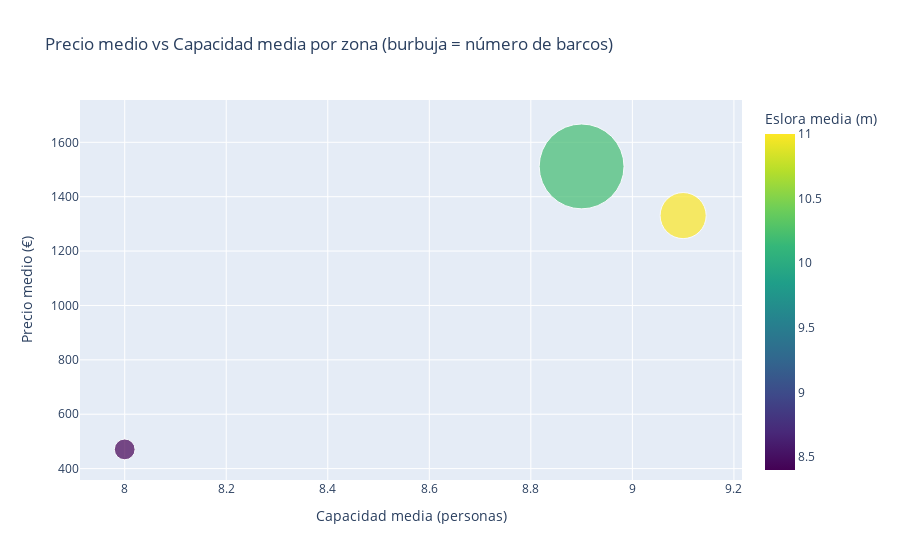

Here is the notebook cell this chart was saved with:
### Code cell
df_plot = pd.read_sql(query, engine)

# -----------------------------
#  Gráfico burbuja interactivo
# -----------------------------
fig = px.scatter(
    df_plot,
    x="capacidad_media",
    y="precio_medio",
    size="num_barcos",
    color="eslora_media",
    hover_name="ZONA_PROYECTO",
    size_max=60,
    color_continuous_scale="Viridis",
    labels={
        "capacidad_media": "Capacidad media (personas)",
        "precio_medio": "Precio medio (€)",
        "num_barcos": "Número de barcos",
        "eslora_media": "Eslora media (m)"
    },
    title="Precio medio vs Capacidad media por zona (burbuja = número de barcos)"
)

fig.show()

### Figure 1 — Plotly figure (JSON) as saved in the notebook; plotly's stock layout.template omitted (floating-point values rounded to 4 significant figures)
{"data": [{"hovertemplate": "<b>%{hovertext}</b><br><br>Capacidad media (personas)=%{x}<br>Precio medio (€)=%{y}<br>Número de barcos=%{marker.size}<br>Eslora media (m)=%{marker.color}<extra></extra>", "hovertext": ["Málaga", "Ibiza", "A Coruña"], "legendgroup": "", "marker": {"color": [11.0, 10.2, 8.4], "coloraxis": "coloraxis", "size": [192, 651, 39], "sizemode": "area", "sizeref": 0.1808, "symbol": "circle"}, "mode": "markers", "name": "", "orientation": "v", "showlegend": false, "type": "scatter", "x": [9.1, 8.9, 8.0], "xaxis": "x", "y": [1331.0, 1511.0, 470.7], "yaxis": "y"}], "layout": {"coloraxis": {"colorbar": {"title": {"text": "Eslora media (m)"}}, "colorscale": [[0, "#440154"], [0.1111, "#482878"], [0.2222, "#3e4989"], [0.3333, "#31688e"], [0.4444, "#26828e"], [0.5556, "#1f9e89"], [0.6667, "#35b779"], [0.7778, "#6ece58"], [0.8889, "#b5de2b"], [1, "#fde725"]]}, "legend": {"itemsizing": "constant", "tracegroupgap": 0}, "title": {"text": "Precio medio vs Capacidad media por zona (burbuja = número de barcos)"}, "xaxis": {"anchor": "y", "domain": [0, 1], "title": {"text": "Capacidad media (personas)"}}, "yaxis": {"anchor": "x", "domain": [0, 1], "title": {"text": "Precio medio (€)"}}}}
